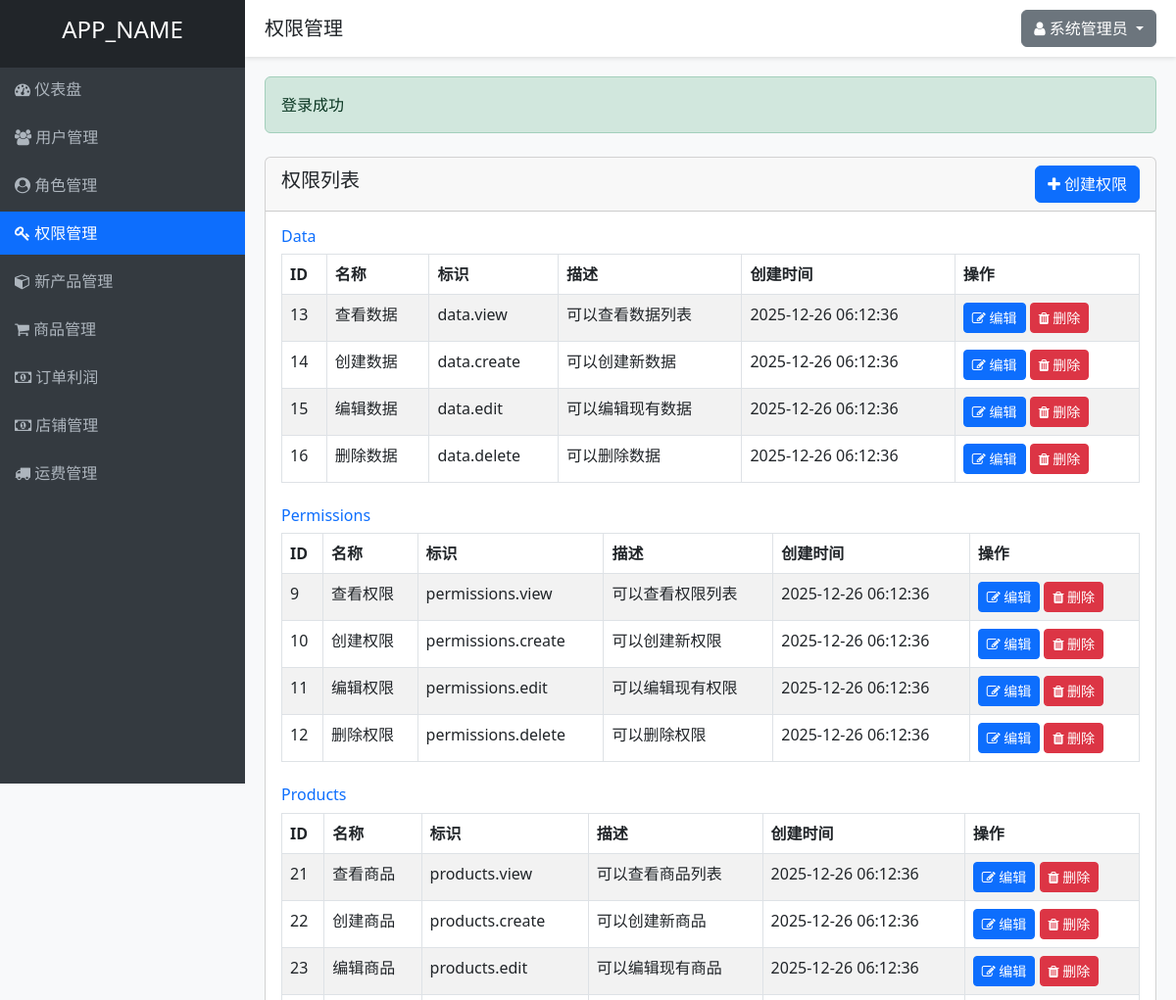
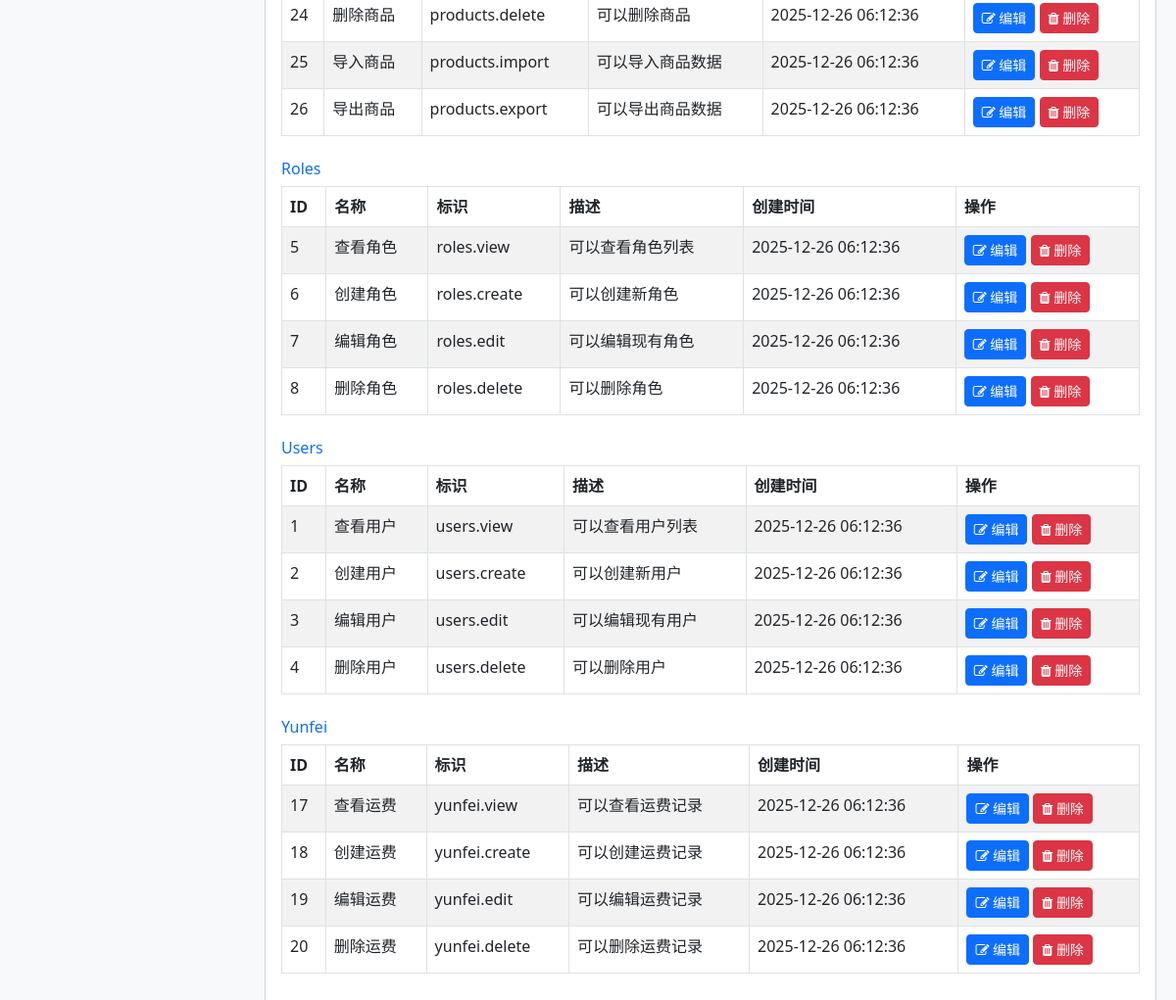
Page /permissions.php (signed in) on the committed database (2 pictures, top to bottom).
### tables this page shows
CREATE TABLE IF NOT EXISTS permissions (
    id INT AUTO_INCREMENT PRIMARY KEY,
    name VARCHAR(50) NOT NULL UNIQUE,
    slug VARCHAR(50) NOT NULL UNIQUE,
    description TEXT,
    module VARCHAR(50) NOT NULL,
    created_at TIMESTAMP DEFAULT CURRENT_TIMESTAMP,
    updated_at TIMESTAMP DEFAULT CURRENT_TIMESTAMP ON UPDATE CURRENT_TIMESTAMP
);

### controllers/PermissionController.php (called while the page is built, shortened)
<?php
require_once APP_ROOT . '/models/Permission.php';
require_once APP_ROOT . '/helpers/functions.php';
class PermissionController {
    private $permissionModel;
    public function __construct() {
        $this->permissionModel = new Permission();
    }
    public function index() {
        $permissions = $this->permissionModel->getAllByModule();
        $title = '权限管理';
        include VIEWS_DIR . '/layouts/header.php';
        include VIEWS_DIR . '/permissions/index.php';
        include VIEWS_DIR . '/layouts/footer.php';
    }
}
?>

### helpers/functions.php (called while the page is built, shortened)
<?php
function getSuccess() {
    $success = $_SESSION['success'] ?? '';
    return $success;
}
function isLoggedIn() {
    return isset($_SESSION['user_id']);
}
function getCurrentUserId() {
    return $_SESSION['user_id'] ?? null;
}
function hasPermission($permissionSlug) {
    require_once APP_ROOT . '/models/Permission.php';
    $permissionModel = new Permission();
    return $permissionModel->checkUserPermission(getCurrentUserId(), $permissionSlug);
}
?>

### includes/database.php (called while the page is built, shortened)
<?php
class Database {
    private static $instance = null;
    private $conn;
    private function __construct() {
        try {
            $this->conn = new PDO(
                "mysql:host=" . DB_HOST . ";dbname=" . DB_NAME . ";charset=utf8",
                DB_USER,
                DB_PASS,
                [
                    PDO::ATTR_ERRMODE => PDO::ERRMODE_EXCEPTION,
                    PDO::ATTR_DEFAULT_FETCH_MODE => PDO::FETCH_ASSOC,
                    PDO::ATTR_EMULATE_PREPARES => false
                ]
            );
        } catch(PDOException $e) {
            die("数据库连接失败: " . $e->getMessage());
        }
    }
    public static function getInstance() {
        if(self::$instance === null) {
            self::$instance = new Database();
        }
        return self::$instance;
    }
    public function query($sql, $params = []) {
        $stmt = $this->conn->prepare($sql);
        $stmt->execute($params);
        return $stmt;
    }
}
?>

### models/Permission.php (called while the page is built, shortened)
<?php
require_once APP_ROOT . '/includes/database.php';
class Permission {
    private $db;
    public function __construct() {
        $this->db = Database::getInstance();
    }
    public function getAll() {
        $sql = "SELECT * FROM permissions ORDER BY module, id";
        $stmt = $this->db->query($sql);
        return $stmt->fetchAll();
    }
    public function getAllByModule() {
        $permissions = $this->getAll();
        $grouped = [];
        foreach ($permissions as $permission) {
            $module = $permission['module'];
            if (!isset($grouped[$module])) {
                $grouped[$module] = [];
            }
            $grouped[$module][] = $permission;
        }
        return $grouped;
    }
    public function checkUserPermission($userId, $permissionSlug) {
        $sql = "SELECT COUNT(*) as count FROM permissions p
                JOIN role_permissions rp ON p.id = rp.permission_id
                JOIN user_roles ur ON rp.role_id = ur.role_id
                WHERE ur.user_id = ? AND p.slug = ?";
        $stmt = $this->db->query($sql, [$userId, $permissionSlug]);
        $result = $stmt->fetch();
        return $result['count'] > 0;
    }
}
?>

### views/permissions/index.php (the view)
<div class="row mt-4">
    <div class="col-md-12">
        <div class="card">
            <div class="card-header d-flex justify-content-between align-items-center">
                <h5>权限列表</h5>
                <?php if (hasPermission('permissions.create')): ?>
                    <a href="<?php echo APP_URL; ?>/permissions.php?action=create" class="btn btn-primary">
                        <i class="fa fa-plus"></i> 创建权限
                    </a>
                <?php endif; ?>
            </div>
            <div class="card-body">
                <?php foreach ($permissions as $module => $modulePermissions): ?>
                    <div class="mb-4">
                        <h6 class="text-primary"><?php echo ucfirst($module); ?></h6>
                        <table class="table table-bordered table-striped">
                            <thead>
                                <tr>
                                    <th>ID</th>
                                    <th>名称</th>
                                    <th>标识</th>
                                    <th>描述</th>
                                    <th>创建时间</th>
                                    <th>操作</th>
                                </tr>
                            </thead>
                            <tbody>
                                <?php foreach ($modulePermissions as $permission): ?>
                                    <tr>
                                        <td><?php echo $permission['id']; ?></td>
                                        <td><?php echo $permission['name']; ?></td>
                                        <td><?php echo $permission['slug']; ?></td>
                                        <td><?php echo $permission['description']; ?></td>
                                        <td><?php echo $permission['created_at']; ?></td>
                                        <td>
                                            <?php if (hasPermission('permissions.edit')): ?>
                                                <a href="<?php echo APP_URL; ?>/permissions.php?action=edit&id=<?php echo $permission['id']; ?>" class="btn btn-sm btn-primary">
                                                    <i class="fa fa-edit"></i> 编辑
                                                </a>
                                            <?php endif; ?>
                                            <?php if (hasPermission('permissions.delete')): ?>
                                                <a href="<?php echo APP_URL; ?>/permissions.php?action=delete&id=<?php echo $permission['id']; ?>" class="btn btn-sm btn-danger" onclick="return confirm('确定要删除这个权限吗？');">
                                                    <i class="fa fa-trash"></i> 删除
                                                </a>
                                            <?php endif; ?>
                                        </td>
                                    </tr>
                                <?php endforeach; ?>
                            </tbody>
                        </table>
                    </div>
                <?php endforeach; ?>
            </div>
        </div>
    </div>
</div>

### permissions.php (shortened to what this page needs)
<?php
require_once __DIR__ . '/controllers/PermissionController.php';
$permissionController = new PermissionController();
$action = $_GET['action'] ?? 'index';
switch ($action) {
    case 'index':
        $permissionController->index();
        break;
}
?>

### views/layouts/header.php (shortened to what this page needs)
<!DOCTYPE html>
<html lang="zh-CN">
<head>
    <link href="https://cdn.jsdelivr.net/npm/bootstrap@5.3.0/dist/css/bootstrap.min.css" rel="stylesheet">
    <link href="https://cdn.jsdelivr.net/npm/font-awesome@4.7.0/css/font-awesome.min.css" rel="stylesheet">
</head>
<body>
    <div class="sidebar">
        <div class="p-3 bg-dark text-center">
            <h4><?php echo APP_NAME; ?></h4>
        </div>
        <div class="nav">
            <div class="nav-item">
                <a href="<?php echo APP_URL; ?>/dashboard.php" class="<?php echo basename($_SERVER['PHP_SELF']) == 'dashboard.php' ? 'active' : ''; ?>">
                    <i class="fa fa-dashboard"></i> 仪表盘
                </a>
            </div>
            <?php if (hasPermission('users.view')): ?>
            <div class="nav-item">
                <a href="<?php echo APP_URL; ?>/users.php" class="<?php echo basename($_SERVER['PHP_SELF']) == 'users.php' ? 'active' : ''; ?>">
                    <i class="fa fa-users"></i> 用户管理
                </a>
            </div>
            <?php endif; ?>
            <?php if (hasPermission('roles.view')): ?>
            <div class="nav-item">
                <a href="<?php echo APP_URL; ?>/roles.php" class="<?php echo basename($_SERVER['PHP_SELF']) == 'roles.php' ? 'active' : ''; ?>">
                    <i class="fa fa-user-circle"></i> 角色管理
                </a>
            </div>
            <?php endif; ?>
            <?php if (hasPermission('permissions.view')): ?>
            <div class="nav-item">
                <a href="<?php echo APP_URL; ?>/permissions.php" class="<?php echo basename($_SERVER['PHP_SELF']) == 'permissions.php' ? 'active' : ''; ?>">
                    <i class="fa fa-key"></i> 权限管理
                </a>
            </div>
            <?php endif; ?>
            <?php if (isLoggedIn()): ?>
            <div class="nav-item">
                <a href="<?php echo APP_URL; ?>/new_products.php" class="<?php echo basename($_SERVER['PHP_SELF']) == 'new_products.php' ? 'active' : ''; ?>">
                    <i class="fa fa-cube"></i> 新产品管理
                </a>
            </div>
            <?php endif; ?>
            <?php  if (isLoggedIn()):  ?>
            <div class="nav-item">
                <a href="<?php echo APP_URL; ?>/products.php" class="<?php echo basename($_SERVER['PHP_SELF']) == 'products.php' ? 'active' : ''; ?>">
                    <i class="fa fa-shopping-cart"></i> 商品管理
                </a>
            </div>
            <?php endif; ?>
            <?php if (isLoggedIn()): ?>
            <div class="nav-item">
                <a href="<?php echo APP_URL; ?>/order_profit.php" class="<?php echo basename($_SERVER['PHP_SELF']) == 'order_profit.php' ? 'active' : ''; ?>">
                    <i class="fa fa-money"></i> 订单利润
                </a>
            </div>
            <?php endif; ?>
             <?php if (isLoggedIn()): ?>
            <div class="nav-item">
                <a href="<?php echo APP_URL; ?>/store.php" class="<?php echo basename($_SERVER['PHP_SELF']) == 'store.php' ? 'active' : ''; ?>">
                    <i class="fa fa-money"></i> 店铺管理
                </a>
            </div>
            <?php endif; ?>
            <?php if (hasPermission('yunfei.view')): ?>
            <div class="nav-item">
                <a href="<?php echo APP_URL; ?>/yunfei.php" class="<?php echo basename($_SERVER['PHP_SELF']) == 'yunfei.php' ? 'active' : ''; ?>">
                    <i class="fa fa-truck"></i> 运费管理
                </a>
            </div>
            <?php endif; ?>
        </div>
    </div>
    <div class="header">
        <div class="d-flex justify-content-between align-items-center">
            <h5 class="mb-0"><?php echo $title ?? '欢迎使用'; ?></h5>
            <div class="dropdown">
                <button class="btn btn-secondary dropdown-toggle" type="button" id="userDropdown" data-bs-toggle="dropdown" aria-expanded="false">
                    <i class="fa fa-user"></i> <?php echo $_SESSION['full_name']; ?>
                </button>
            </div>
        </div>
    </div>
    <div class="content">
        <?php if ($success = getSuccess()): ?>
            <div class="alert alert-success" role="alert">
                <?php echo $success; ?>
            </div>
        <?php endif; ?>

### views/layouts/footer.php (shortened to what this page needs)
    </div>
</body>
</html>

### views/layouts/header.php (style rules this page uses)
body { background-color: #f8f9fa; }
.sidebar { height: 100vh; background-color: #343a40; color: white; position: fixed; top: 0; left: 0; width: 250px; overflow-y: auto; }
.sidebar a { color: #adb5bd; text-decoration: none; display: block; padding: 10px 15px; }
.sidebar .active { background-color: #0d6efd; color: white; }
.content { margin-left: 250px; padding: 20px; }
.header { background-color: white; padding: 10px 20px; box-shadow: 0 2px 4px rgba(0, 0, 0, 0.1); margin-left: 250px; }
.nav { display: flex;flex-direction: column; }
.nav-item { margin-bottom: 5px; display: block; }

### rows in the picture
permissions: id "13", name "查看数据", slug "data.view", description "可以查看数据列表", created_at "2025-12-26 06:12:36"
permissions: id "14", name "创建数据", slug "data.create", description "可以创建新数据", created_at "2025-12-26 06:12:36"
permissions: id "15", name "编辑数据", slug "data.edit", description "可以编辑现有数据", created_at "2025-12-26 06:12:36"
permissions: id "16", name "删除数据", slug "data.delete", description "可以删除数据", created_at "2025-12-26 06:12:36"
permissions: id "9", name "查看权限", slug "permissions.view", description "可以查看权限列表", created_at "2025-12-26 06:12:36"
permissions: id "10", name "创建权限", slug "permissions.create", description "可以创建新权限", created_at "2025-12-26 06:12:36"
permissions: id "11", name "编辑权限", slug "permissions.edit", description "可以编辑现有权限", created_at "2025-12-26 06:12:36"
permissions: id "12", name "删除权限", slug "permissions.delete", description "可以删除权限", created_at "2025-12-26 06:12:36"
permissions: id "21", name "查看商品", slug "products.view", description "可以查看商品列表", created_at "2025-12-26 06:12:36"
permissions: id "22", name "创建商品", slug "products.create", description "可以创建新商品", created_at "2025-12-26 06:12:36"
permissions: id "23", name "编辑商品", slug "products.edit", description "可以编辑现有商品", created_at "2025-12-26 06:12:36"
permissions: id "24", name "删除商品", slug "products.delete", description "可以删除商品", created_at "2025-12-26 06:12:36"
permissions: id "25", name "导入商品", slug "products.import", description "可以导入商品数据", created_at "2025-12-26 06:12:36"
permissions: id "26", name "导出商品", slug "products.export", description "可以导出商品数据", created_at "2025-12-26 06:12:36"
permissions: id "5", name "查看角色", slug "roles.view", description "可以查看角色列表", created_at "2025-12-26 06:12:36"
permissions: id "6", name "创建角色", slug "roles.create", description "可以创建新角色", created_at "2025-12-26 06:12:36"
permissions: id "7", name "编辑角色", slug "roles.edit", description "可以编辑现有角色", created_at "2025-12-26 06:12:36"
permissions: id "8", name "删除角色", slug "roles.delete", description "可以删除角色", created_at "2025-12-26 06:12:36"
permissions: id "1", name "查看用户", slug "users.view", description "可以查看用户列表", created_at "2025-12-26 06:12:36"
permissions: id "2", name "创建用户", slug "users.create", description "可以创建新用户", created_at "2025-12-26 06:12:36"
permissions: id "3", name "编辑用户", slug "users.edit", description "可以编辑现有用户", created_at "2025-12-26 06:12:36"
permissions: id "4", name "删除用户", slug "users.delete", description "可以删除用户", created_at "2025-12-26 06:12:36"
permissions: module "Yunfei", id "20", name "删除运费", slug "yunfei.delete", description "可以删除运费记录", created_at "2025-12-26 06:12:36"
permissions: id "17", name "查看运费", slug "yunfei.view", description "可以查看运费记录", created_at "2025-12-26 06:12:36"
permissions: id "18", name "创建运费", slug "yunfei.create", description "可以创建运费记录", created_at "2025-12-26 06:12:36"
permissions: id "19", name "编辑运费", slug "yunfei.edit", description "可以编辑运费记录", created_at "2025-12-26 06:12:36"

### other values in the picture
APP_NAME "APP_NAME"
$title "权限管理"
$_SESSION['full_name'] "系统管理员"
$success "登录成功"
$module "Data"
$module "Permissions"
$module "Products"
$module "Roles"
$module "Users"
